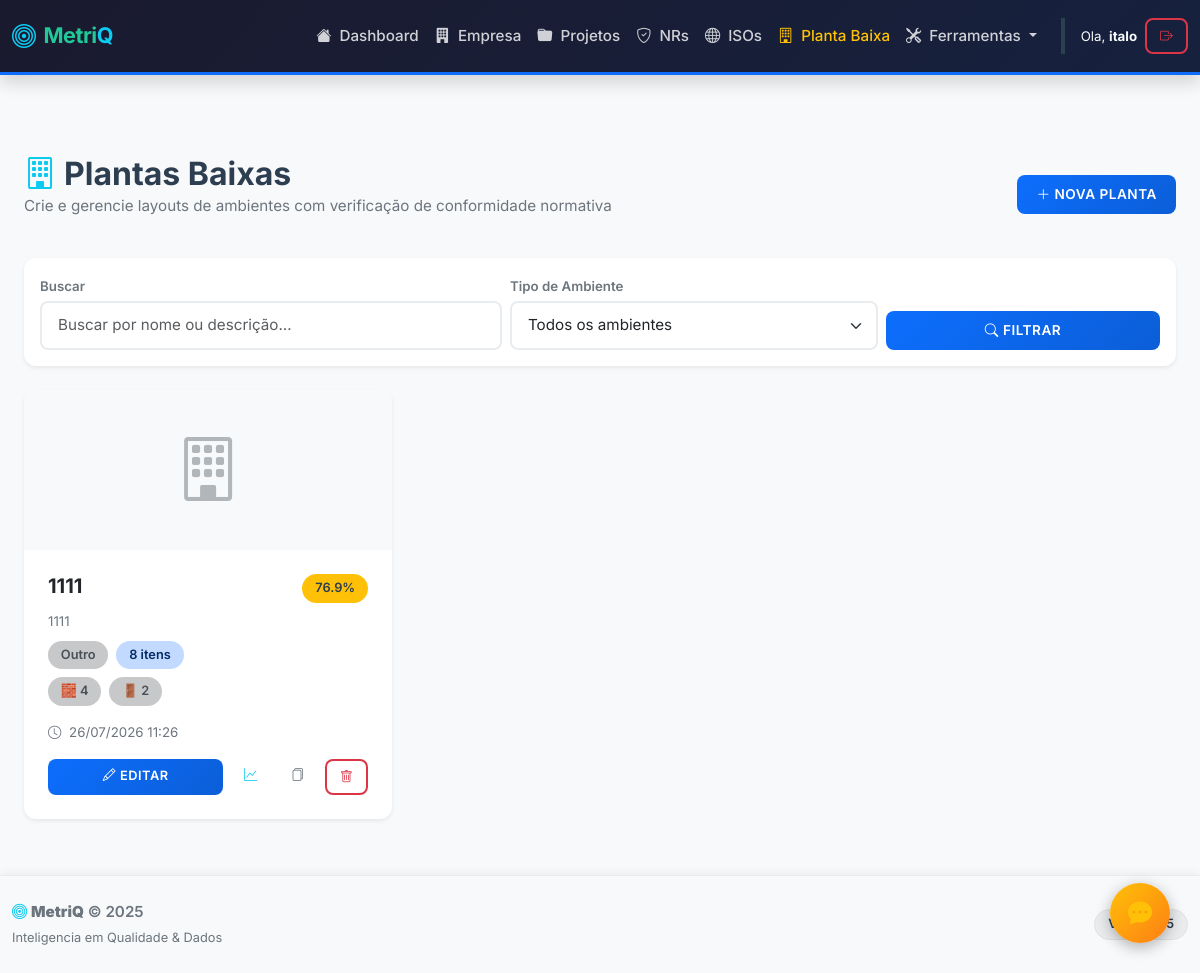
The page /planta-baixa (signed in) on the database as committed earlier.
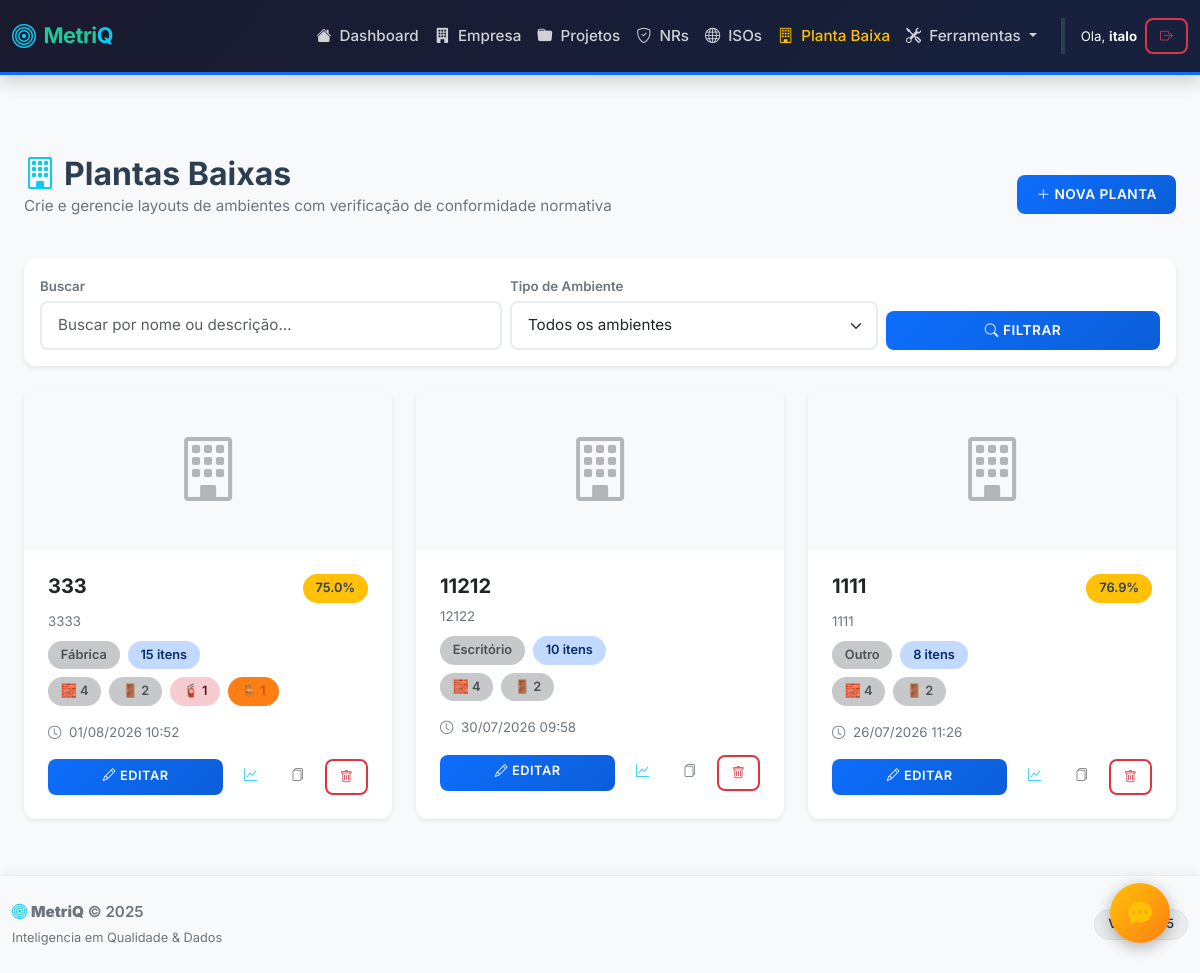
The same page on the database as committed later.
### qualidade_flask/models.py (models this page shows, shortened)
class User(UserMixin, db.Model):
    id = db.Column(db.Integer, primary_key=True)
    username = db.Column(db.String(100), unique=True, nullable=False)
    password = db.Column(db.String(255), nullable=False)
    analises = db.relationship('Analise', backref='dono', lazy=True)
    empresas = db.relationship('Empresa', backref='usuario', lazy=True)

class PlantaBaixa(db.Model):
    id = db.Column(db.Integer, primary_key=True)
    nome = db.Column(db.String(200), nullable=False)
    descricao = db.Column(db.Text, default='')
    tipo_ambiente = db.Column(db.String(50), default='')
    setor = db.Column(db.String(100), default='')
    area_total_m2 = db.Column(db.Float, default=0.0)
    largura_real = db.Column(db.Float, default=0.0)
    altura_real = db.Column(db.Float, default=0.0)
    canvas_data = db.Column(db.JSON)
    thumbnail = db.Column(db.Text, default='')
    checklist_conformidade = db.Column(db.JSON, default=dict)
    observacoes_conformidade = db.Column(db.JSON, default=dict)
    data_criacao = db.Column(db.DateTime, default=datetime.now)
    data_atualizacao = db.Column(db.DateTime, default=datetime.now, onupdate=datetime.now)
    user_id = db.Column(db.Integer, db.ForeignKey('user.id'), nullable=False)
    empresa_id = db.Column(db.Integer, db.ForeignKey('empresa.id'), nullable=True)
    def contar_objetos(self):
        default = {'total': 0, 'paredes': 0, 'portas': 0, 'janelas': 0, 'extintores': 0, 'saidas': 0, 'maquinas': 0,
                   'mesas': 0, 'cadeiras': 0, 'lava_olhos': 0, 'sinalizacao': 0, 'colunas': 0, 'escadas': 0}
        if not self.canvas_data or not isinstance(self.canvas_data, dict):
            return default
        objetos = self.canvas_data.get('objects', [])
        if not isinstance(objetos, list):
            return default
        total = len(objetos)
        return {
            'total': total,
            'paredes': sum(1 for o in objetos if o.get('objectType') == 'parede'),
            'portas': sum(1 for o in objetos if o.get('objectType') == 'porta'),
            'janelas': sum(1 for o in objetos if o.get('objectType') == 'janela'),
            'extintores': sum(1 for o in objetos if o.get('objectType') == 'extintor'),
            'saidas': sum(1 for o in objetos if o.get('objectType') == 'saida'),
            'maquinas': sum(1 for o in objetos if o.get('objectType') == 'maquina'),
            'mesas': sum(1 for o in objetos if o.get('objectType') == 'mesa'),
            'cadeiras': sum(1 for o in objetos if o.get('objectType') == 'cadeira'),
            'lava_olhos': sum(1 for o in objetos if o.get('objectType') == 'lava_olhos'),
            'sinalizacao': sum(1 for o in objetos if o.get('objectType') == 'sinalizacao'),
            'colunas': sum(1 for o in objetos if o.get('objectType') == 'coluna'),
            'escadas': sum(1 for o in objetos if o.get('objectType') == 'escada')
        }
    def calcular_conformidade(self):
        default_stats = {'total': 0, 'conformes': 0, 'nao_conformes': 0, 'nao_aplicaveis': 0, 'percentual': 0}
        if not self.checklist_conformidade:
            return 0, default_stats
        respostas = self.checklist_conformidade
        total = len(respostas)
        conformes = sum(1 for r in respostas.values() if r == 'conforme')
        nao_conformes = sum(1 for r in respostas.values() if r == 'nao_conforme')
        nao_aplicaveis = sum(1 for r in respostas.values() if r == 'nao_aplicavel')
        total_aplicaveis = total - nao_aplicaveis
        percentual = round((conformes / total_aplicaveis) * 100, 1) if total_aplicaveis > 0 else 0
        stats = {'total': total, 'conformes': conformes, 'nao_conformes': nao_conformes, 'nao_aplicaveis': nao_aplicaveis, 'percentual': percentual}
        return percentual, stats

### qualidade_flask/blueprints/planta_baixa.py (the view)
@planta_baixa.route('/planta-baixa')
@login_required
def lista():
    busca = request.args.get('busca', '')
    tipo_filtro = request.args.get('tipo', '')
    query = PlantaBaixa.query.filter_by(user_id=current_user.id)
    if busca:
        query = query.filter(
            (PlantaBaixa.nome.ilike(f'%{busca}%')) |
            (PlantaBaixa.descricao.ilike(f'%{busca}%'))
        )
    if tipo_filtro:
        query = query.filter(PlantaBaixa.tipo_ambiente == tipo_filtro)
    plantas = query.order_by(PlantaBaixa.data_atualizacao.desc()).all()
    tipos = db.session.query(PlantaBaixa.tipo_ambiente).filter(
        PlantaBaixa.user_id == current_user.id,
        PlantaBaixa.tipo_ambiente != '',
        PlantaBaixa.tipo_ambiente.isnot(None)
    ).distinct().all()
    tipos = [t[0] for t in tipos if t[0]]
    return render_template('planta_baixa/lista.html', plantas=plantas, busca=busca, tipo_filtro=tipo_filtro, tipos=tipos)

### qualidade_flask/templates/planta_baixa/lista.html (shortened to what this page needs)
{% extends "base.html" %}
{% block content %}
<div class="container py-4">
    <div class="d-flex justify-content-between align-items-center mb-4">
        <div>
            <h2 class="fw-bold mb-0"><i class="bi bi-building text-info me-2"></i>Plantas Baixas</h2>
            <p class="text-muted">Crie e gerencie layouts de ambientes com verificação de conformidade normativa</p>
        </div>
        <a href="{{ url_for('planta_baixa.nova') }}" class="btn btn-primary btn-lg">
            <i class="bi bi-plus-lg me-1"></i>Nova Planta
        </a>
    </div>
    <div class="card border-0 shadow-sm mb-4">
        <div class="card-body p-3">
            <form method="GET" class="row g-2 align-items-end">
                <div class="col-md-5">
                    <label class="form-label small text-muted mb-1">Buscar</label>
                    <input type="text" name="busca" class="form-control" placeholder="Buscar por nome ou descrição..." value="{{ busca }}">
                </div>
                <div class="col-md-4">
                    <label class="form-label small text-muted mb-1">Tipo de Ambiente</label>
                    <select name="tipo" class="form-select">
                        <option value="">Todos os ambientes</option>
                    </select>
                </div>
                <div class="col-md-3">
                    <button type="submit" class="btn btn-primary w-100"><i class="bi bi-search me-1"></i>Filtrar</button>
                </div>
            </form>
        </div>
    </div>
    {% if plantas %}
    <div class="row g-4">
        {% for planta in plantas %}
        {% set stats = planta.contar_objetos() %}
        {% set pct_conformidade, _ = planta.calcular_conformidade() %}
        <div class="col-md-6 col-lg-4">
            <div class="card h-100 border-0 shadow-sm hover-shadow transition">
                {% if planta.thumbnail %}
                <div class="card-img-top bg-light" style="height:160px;overflow:hidden;">
                    <img src="{{ planta.thumbnail }}" alt="{{ planta.nome }}" style="width:100%;height:100%;object-fit:contain;">
                </div>
                {% else %}
                <div class="card-img-top bg-light d-flex align-items-center justify-content-center" style="height:160px;">
                    <i class="bi bi-building display-3 text-muted opacity-50"></i>
                </div>
                {% endif %}
                <div class="card-body">
                    <div class="d-flex justify-content-between align-items-start mb-2">
                        <h5 class="card-title fw-bold mb-0 text-truncate">{{ planta.nome }}</h5>
                        {% if pct_conformidade > 0 %}
                        <span class="badge {% if pct_conformidade >= 80 %}bg-success{% elif pct_conformidade >= 50 %}bg-warning text-dark{% else %}bg-danger{% endif %}">
                            {{ pct_conformidade }}%
                        </span>
                        {% endif %}
                    </div>
                    {% if planta.descricao %}
                    <p class="card-text text-muted small mb-2">{{ planta.descricao[:80] }}{% if planta.descricao|length > 80 %}...{% endif %}</p>
                    {% endif %}
                    <div class="d-flex gap-2 flex-wrap mb-2 small">
                        {% if planta.tipo_ambiente %}
                        <span class="badge bg-dark bg-opacity-25 text-dark-emphasis fw-semibold">{{ planta.tipo_ambiente }}</span>
                        {% endif %}
                        {% if stats.total > 0 %}
                        <span class="badge bg-primary bg-opacity-25 text-primary-emphasis fw-semibold">{{ stats.total }} itens</span>
                        {% endif %}
                    </div>
                    <div class="d-flex gap-2 flex-wrap mb-3 small">
                        {% if stats.paredes > 0 %}<span class="badge bg-dark bg-opacity-25 text-dark-emphasis fw-semibold">🧱 {{ stats.paredes }}</span>{% endif %}
                        {% if stats.portas > 0 %}<span class="badge bg-dark bg-opacity-25 text-dark-emphasis fw-semibold">🚪 {{ stats.portas }}</span>{% endif %}
                        {% if stats.extintores > 0 %}<span class="badge bg-danger bg-opacity-25 text-danger-emphasis fw-semibold">🧯 {{ stats.extintores }}</span>{% endif %}
                        {% if stats.mesas > 0 %}<span class="badge bg-orange bg-opacity-25 text-orange-emphasis fw-semibold">🪑 {{ stats.mesas }}</span>{% endif %}
                    </div>
                    <div class="text-muted small mb-3">
                        <i class="bi bi-clock me-1"></i>
                        {{ planta.data_atualizacao.strftime('%d/%m/%Y %H:%M') if planta.data_atualizacao else planta.data_criacao.strftime('%d/%m/%Y %H:%M') }}
                    </div>
                    <div class="d-flex gap-2">
                        <a href="{{ url_for('planta_baixa.construtor', id=planta.id) }}" class="btn btn-primary btn-sm flex-grow-1">
                            <i class="bi bi-pencil me-1"></i>Editar
                        </a>
                        <a href="{{ url_for('planta_baixa.analise', id=planta.id) }}" class="btn btn-outline-info btn-sm" title="Análise de Conformidade">
                            <i class="bi bi-graph-up"></i>
                        </a>
                        <form action="{{ url_for('planta_baixa.duplicar', id=planta.id) }}" method="POST" style="display:inline;">
                            <button type="submit" class="btn btn-outline-secondary btn-sm" title="Duplicar">
                                <i class="bi bi-files"></i>
                            </button>
                        </form>
                        <form action="{{ url_for('planta_baixa.excluir', id=planta.id) }}" method="POST" style="display:inline;" onsubmit="return confirm('Excluir esta planta permanentemente?')">
                            <button type="submit" class="btn btn-outline-danger btn-sm" title="Excluir">
                                <i class="bi bi-trash"></i>
                            </button>
                        </form>
                    </div>
                </div>
            </div>
        </div>
        {% endfor %}
    </div>
    {% endif %}
</div>
{% endblock %}

### qualidade_flask/templates/base.html (shortened to what this page needs)
<!DOCTYPE html>
<html lang="pt-br">
<head>
    <link href="https://cdn.jsdelivr.net/npm/bootstrap@5.3.0/dist/css/bootstrap.min.css" rel="stylesheet">
    <link rel="stylesheet" href="https://cdn.jsdelivr.net/npm/bootstrap-icons@1.10.5/font/bootstrap-icons.css">
    <link rel="stylesheet" href="{{ url_for('static', filename='css/style.css') }}">
</head>
<body class="d-flex flex-column min-vh-100">
    <nav class="navbar navbar-expand-lg navbar-dark bg-dark d-print-none">
        <div class="container">
            <a class="navbar-brand fw-bold d-flex align-items-center brand-text" href="/">
                <i class="bi bi-bullseye me-2 fs-4 text-info"></i>
                <span>Metri<span class="text-info">Q</span>
            </a>
            <div class="collapse navbar-collapse" id="navbarNav">
                <ul class="navbar-nav ms-auto align-items-center">
                    <li class="nav-item">
                        <a class="nav-link {{ 'active' if request.endpoint == 'main.index' }}" href="/">
                            <i class="bi bi-house-fill me-1"></i> Dashboard
                        </a>
                    </li>
                    <li class="nav-item">
                        <a class="nav-link {{ 'active' if request.endpoint and request.endpoint.startswith('empresa') }}" href="/empresas">
                            <i class="bi bi-building-fill me-1"></i> Empresa
                        </a>
                    </li>
                    <li class="nav-item">
                        <a class="nav-link {{ 'active' if request.endpoint == 'projects.lista_projetos' }}" href="/projetos">
                            <i class="bi bi-folder-fill me-1"></i> Projetos
                        </a>
                    </li>
                    <li class="nav-item">
                        <a class="nav-link {{ 'active' if request.endpoint == 'nr.lista_nrs' }}" href="/nr">
                            <i class="bi bi-shield-check me-1"></i> NRs
                        </a>
                    </li>
                    <li class="nav-item">
                        <a class="nav-link {{ 'active' if request.endpoint == 'iso.lista_isos' }}" href="/iso">
                            <i class="bi bi-globe me-1"></i> ISOs
                        </a>
                    </li>
                    <li class="nav-item">
                        <a class="nav-link {{ 'active' if request.endpoint and request.endpoint.startswith('planta_baixa') }}" href="{{ url_for('planta_baixa.lista') }}">
                            <i class="bi bi-building me-1"></i> Planta Baixa
                        </a>
                    </li>
                    <li class="nav-item dropdown">
                        <a class="nav-link dropdown-toggle" href="#" role="button" data-bs-toggle="dropdown" aria-expanded="false">
                            <i class="bi bi-tools me-1"></i> Ferramentas
                        </a>
                    </li>
                    {% if current_user.is_authenticated %}
                        <li class="nav-item ms-lg-3 border-start border-secondary ps-lg-3 mt-2 mt-lg-0">
                            <div class="d-flex align-items-center gap-2">
                                <span class="text-light small">Ola, <strong>{{ current_user.username }}</strong></span>
                                <a href="/logout" class="btn btn-sm btn-outline-danger" title="Sair">
                                    <i class="bi bi-box-arrow-right"></i>
                                </a>
                            </div>
                        </li>
                    {% endif %}
                </ul>
            </div>
    </nav>
    <main class="flex-grow-1">
        <div class="container mt-4">
            {% block content %}{% endblock %}
        </div>
    </main>
    <footer class="d-print-none bg-light border-top py-4 mt-auto">
        <div class="container">
            <div class="row align-items-center">
                <div class="col-md-6 text-center text-md-start">
                    <p class="mb-0 text-muted">
                        <i class="bi bi-bullseye text-info"></i>
                        <strong>MetriQ</strong> &copy; 2025
                    </p>
                    <small class="text-muted" style="font-size: 0.8rem;">Inteligencia em Qualidade & Dados</small>
                </div>
                <div class="col-md-6 text-md-end text-center mt-2 mt-md-0">
                    <span class="badge bg-secondary bg-opacity-10 text-dark border">Versao 5.5</span>
                </div>
        </div>
    </footer>
    <a id="btnFeedback" href="https://docs.google.com/forms/d/e/1FAIpQLSc6ZJWx9LMAzcBPMMdcK3FHIyoWjjz7ik7XjiTRzf5Kar_DFA/viewform?usp=sharing&ouid=112551274773752880388" target="_blank" title="Deixe seu Feedback" class="text-decoration-none">
        <i class="bi bi-chat-dots-fill text-warning fs-4"></i>
    </a>
</body>
</html>

Rows that differ between the two databases and show on the page:
added PlantaBaixa: nome "333", pct_conformidade "75.0", descricao "3333", tipo_ambiente "Fábrica", total "15", paredes "4", portas "2", extintores "1", mesas "1", data_atualizacao "01/08/2026 10:52"
added PlantaBaixa: nome "11212", descricao "12122", tipo_ambiente "Escritório", total "10", paredes "4", portas "2", data_atualizacao "30/07/2026 09:58"
